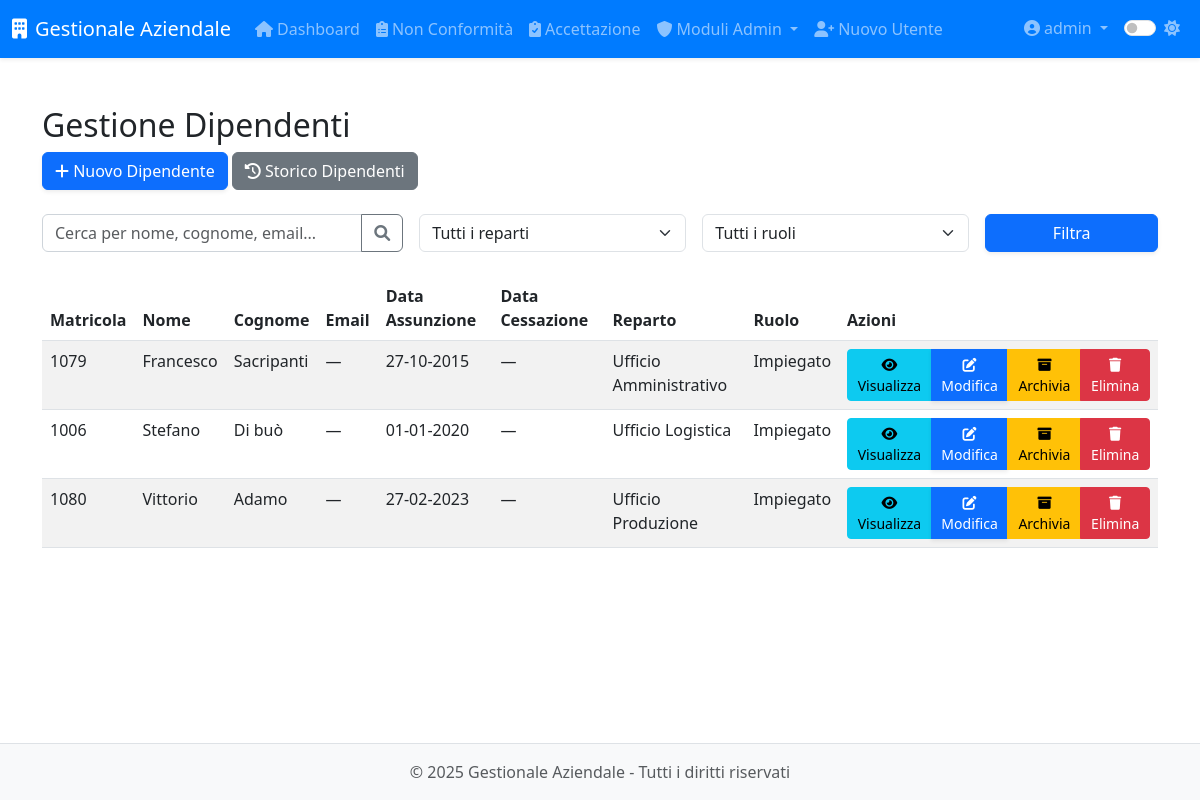
The page /modulo8/modulo8/dipendenti (signed in) on the database as committed earlier.
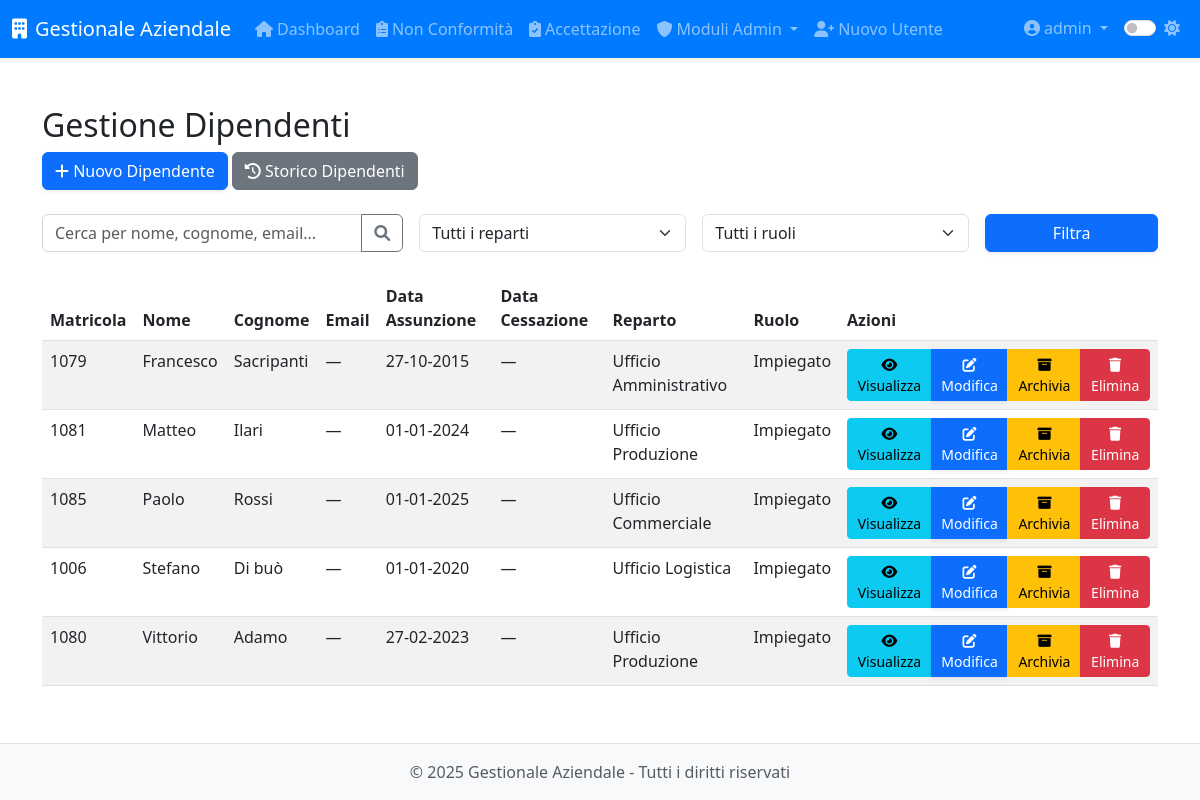
The same page on the database as committed later.
### app/models.py (models this page shows, shortened)
class User(UserMixin, db.Model):
    __tablename__ = 'users'
    id = db.Column(db.Integer, primary_key=True)
    username = db.Column(db.String(64), unique=True, nullable=False, index=True)
    email = db.Column(db.String(120))
    password_hash = db.Column(db.String(128), nullable=False)
    role = db.Column(db.String(20), default='operatore')  # 'operatore' o 'admin'
    created_at = db.Column(db.DateTime, default=datetime.utcnow)
    last_login = db.Column(db.DateTime)
    is_active = db.Column(db.Boolean, default=True)
    modulo1_entries = db.relationship('Modulo1Entry',
                               backref='author',
                               lazy='dynamic',
                               foreign_keys='Modulo1Entry.user_id')
    modulo5_entries = db.relationship('Modulo5Entry',
                               backref='author',
                               lazy='dynamic',
                               foreign_keys='Modulo5Entry.user_id')
    def is_admin(self):
        return self.role == 'admin'

class Dipendente(db.Model):
    __tablename__ = 'dipendente'
    id = db.Column(db.Integer, primary_key=True)
    nome = db.Column(db.String(100), nullable=False)
    cognome = db.Column(db.String(100), nullable=False)
    data_nascita = db.Column(db.Date, nullable=False)
    luogo_nascita = db.Column(db.String(100), nullable=False)
    provincia_nascita = db.Column(db.String(2), nullable=False)
    codice_fiscale = db.Column(db.String(16))
    email = db.Column(db.String(120))
    telefono = db.Column(db.String(20))
    matricola = db.Column(db.String(20), unique=True)
    reparto = db.Column(db.String(100))
    ruolo = db.Column(db.String(100))
    data_assunzione_somministrazione = db.Column(db.Date)
    agenzia_somministrazione = db.Column(db.String(100))
    data_assunzione_indeterminato = db.Column(db.Date)
    legge_104 = db.Column(db.Boolean, default=False)
    donatore_avis = db.Column(db.Boolean, default=False)
    indirizzo_residenza = db.Column(db.String(200))
    citta_residenza = db.Column(db.String(100))
    provincia_residenza = db.Column(db.String(2))
    cap_residenza = db.Column(db.String(5))
    data_cessazione = db.Column(db.Date)
    note = db.Column(db.Text)
    archiviato = db.Column(db.Boolean, default=False)
    created_by_id = db.Column(db.Integer, db.ForeignKey('users.id'))
    created_by = db.relationship('User', backref='dipendenti_creati')
    competenze = db.relationship('Competenza',
                               secondary='dipendente_competenza',
                               backref=db.backref('dipendenti', lazy='dynamic'))
    competenze_associate = db.relationship('DipendenteCompetenza',
                                         back_populates='dipendente',
                                         overlaps="competenze,dipendenti")
    vestiario = db.relationship('Inventory',
                              secondary='prelievi_vestiario',
                              backref='dipendenti')
    performance = db.relationship('Performance', back_populates='dipendente', cascade='all, delete-orphan')
    partecipazioni_corsi = db.relationship('PartecipazioneCorso', backref='dipendente', lazy=True)
    corsi_sicurezza = db.relationship('CorsoSicurezza', secondary='dipendente_corso_sicurezza',
                                    backref=db.backref('dipendenti', lazy=True))
    @property
    def data_cessazione_date(self):
        return self.data_cessazione.date() if self.data_cessazione else None

### app/routes/modulo8.py (the view, shortened to what this page needs)
@modulo8.route('/modulo8/dipendenti')
@login_required
@admin_required
def dipendenti():
    search = request.args.get('search', '')
    reparto = request.args.get('reparto', '')
    ruolo = request.args.get('ruolo', '')
    query = Dipendente.query.filter_by(archiviato=False)
    if reparto:
        query = query.filter(Dipendente.reparto == reparto)
    if ruolo:
        query = query.filter(Dipendente.ruolo == ruolo)
    dipendenti = query.order_by(Dipendente.nome).all()
    reparti = db.session.query(Dipendente.reparto).distinct().filter(Dipendente.reparto.isnot(None)).all()
    reparti = [r[0] for r in reparti]
    ruoli = db.session.query(Dipendente.ruolo).distinct().filter(Dipendente.ruolo.isnot(None)).all()
    ruoli = [r[0] for r in ruoli]
    now = datetime.utcnow()
    return render_template(
        'modulo8/dipendenti.html',
        dipendenti=dipendenti,
        now=now,
        reparti=reparti,
        ruoli=ruoli
    )

### app/models.py (called while the page is built)
@login_manager.user_loader
def load_user(id):
    return User.query.get(int(id))

### app/utils.py (called while the page is built)
def admin_required(f):
    @wraps(f)
    def decorated_function(*args, **kwargs):
        if not current_user.is_authenticated or not current_user.is_admin():
            abort(403)  # Accesso negato
        return f(*args, **kwargs)
    return decorated_function

### app/templates/modulo8/dipendenti.html (shortened to what this page needs)
{% extends 'base.html' %}
{% block content %}
<div class="module-view">
  <h2>Gestione Dipendenti</h2>
  <div class="mb-4">
    <a href="{{ url_for('modulo8.nuovo_dipendente') }}" class="btn btn-primary">
      <i class="fas fa-plus"></i> Nuovo Dipendente
    </a>
    <a href="{{ url_for('modulo8.storico_dipendenti') }}" class="btn btn-secondary">
      <i class="fas fa-history"></i> Storico Dipendenti
    </a>
  </div>
  <div class="search-container mb-4">
    <form action="{{ url_for('modulo8.dipendenti') }}" method="GET" class="row g-3">
      <div class="col-md-4">
        <div class="input-group">
          <input type="text" class="form-control" name="search" placeholder="Cerca per nome, cognome, email..." value="{{ request.args.get('search', '') }}">
          <button class="btn btn-outline-secondary" type="submit">
            <i class="fas fa-search"></i>
          </button>
        </div>
      </div>
      <div class="col-md-3">
        <select class="form-select" name="reparto">
          <option value="">Tutti i reparti</option>
        </select>
      </div>
      <div class="col-md-3">
        <select class="form-select" name="ruolo">
          <option value="">Tutti i ruoli</option>
        </select>
      </div>
      <div class="col-md-2">
        <button type="submit" class="btn btn-primary w-100">Filtra</button>
      </div>
    </form>
  </div>
  <table class="table table-striped">
    <thead>
      <tr>
        <th>Matricola</th>
        <th>Nome</th>
        <th>Cognome</th>
        <th>Email</th>
        <th>Data Assunzione</th>
        <th>Data Cessazione</th>
        <th>Reparto</th>
        <th>Ruolo</th>
        <th>Azioni</th>
      </tr>
    </thead>
    <tbody>
      {% for dip in dipendenti %}
      <tr>
        <td>{{ dip.matricola or '—' }}</td>
        <td>{{ dip.nome }}</td>
        <td>{{ dip.cognome }}</td>
        <td>{{ dip.email or '—' }}</td>
        <td>
          {% if dip.data_assunzione_indeterminato %}
            {{ dip.data_assunzione_indeterminato.strftime('%d-%m-%Y') }}
          {% elif dip.data_assunzione_somministrazione %}
            {{ dip.data_assunzione_somministrazione.strftime('%d-%m-%Y') }}
          {% else %}
            —
          {% endif %}
        </td>
        <td>{{ dip.data_cessazione_date.strftime('%d-%m-%Y') if dip.data_cessazione_date else '—' }}</td>
        <td>{{ dip.reparto or '—' }}</td>
        <td>{{ dip.ruolo or '—' }}</td>
        <td>
          <div class="btn-group">
            <a href="{{ url_for('modulo8.profilo_dipendente', id=dip.id) }}" class="btn btn-sm btn-info">
              <i class="fas fa-eye"></i> Visualizza
            </a>
            <a href="{{ url_for('modulo8.modifica_dipendente', id=dip.id) }}" class="btn btn-sm btn-primary">
              <i class="fas fa-edit"></i> Modifica
            </a>
            <button type="button" class="btn btn-sm btn-warning" data-bs-toggle="modal" data-bs-target="#archiveModal{{ dip.id }}">
              <i class="fas fa-archive"></i> Archivia
            </button>
            <button type="button" class="btn btn-sm btn-danger" data-bs-toggle="modal" data-bs-target="#deleteModal{{ dip.id }}">
              <i class="fas fa-trash"></i> Elimina
            </button>
          </div>
        </td>
      </tr>
      {% endfor %}
    </tbody>
  </table>
</div>
{% endblock %}

### app/templates/base.html (shortened to what this page needs)
<!DOCTYPE html>
<html lang="it">
<head>
    <link href="https://cdn.jsdelivr.net/npm/bootstrap@5.3.0-alpha1/dist/css/bootstrap.min.css" rel="stylesheet">
    <link rel="stylesheet" href="https://cdnjs.cloudflare.com/ajax/libs/font-awesome/6.0.0/css/all.min.css">
    <link id="theme-style" rel="stylesheet" href="{{ url_for('static', filename='css/theme-' + theme + '.css') }}">
    <link rel="stylesheet" href="{{ url_for('static', filename='css/style.css') }}">
    <link rel="stylesheet" href="{{ url_for('static', filename='css/modulo8.css') }}">
</head>
<body>
    <header class="navbar navbar-expand-lg navbar-dark bg-primary sticky-top shadow-sm">
        <div class="container-fluid">
            <a class="navbar-brand" href="{{ url_for('dashboard.index') }}">
                <i class="fas fa-building me-2"></i>{{ app_name }}
            </a>
            <div class="collapse navbar-collapse" id="navbarMain">
                {% if current_user.is_authenticated %}
                <ul class="navbar-nav me-auto">
                    <li class="nav-item">
                        <a class="nav-link" href="{{ url_for('dashboard.index') }}">
                            <i class="fas fa-home me-1"></i>Dashboard
                        </a>
                    </li>
                    <li class="nav-item">
                        <a class="nav-link" href="{{ url_for('modulo1.index') }}">
                            <i class="fas fa-clipboard-list me-1"></i>Non Conformità
                        </a>
                    </li>
                    <li class="nav-item">
                        <a class="nav-link" href="{{ url_for('modulo5.index') }}">
                            <i class="fas fa-clipboard-check me-1"></i>Accettazione
                        </a>
                    </li>
                    {% if current_user.is_admin() %}
                    <li class="nav-item dropdown">
                        <a class="nav-link dropdown-toggle" href="#" id="adminModulesDropdown" data-bs-toggle="dropdown">
                            <i class="fas fa-shield-alt me-1"></i>Moduli Admin
                        </a>
                    </li>
                    <li class="nav-item">
                        <a class="nav-link" href="{{ url_for('auth.register') }}">
                            <i class="fas fa-user-plus me-1"></i>Nuovo Utente
                        </a>
                    </li>
                    {% endif %}
                </ul>
                <ul class="navbar-nav ms-auto">
                    <li class="nav-item dropdown">
                        <a class="nav-link dropdown-toggle" href="#" id="userDropdown" data-bs-toggle="dropdown">
                            <i class="fas fa-user-circle me-1"></i>{{ current_user.username }}
                        </a>
                    </li>
                    <li class="nav-item">
                        <div class="nav-link">
                            <div class="form-check form-switch">
                                <input class="form-check-input" type="checkbox" id="darkModeToggle" {% if theme == 'dark' %}checked{% endif %}>
                                <label class="form-check-label" for="darkModeToggle">
                                    <i id="theme-icon" class="fas {% if theme == 'dark' %}fa-moon{% else %}fa-sun{% endif %}"></i>
                                </label>
                            </div>
                        </div>
                    </li>
                </ul>
                {% endif %}
            </div>
        </div>
    </header>
    <main class="container py-4">
        {% block content %}{% endblock %}
    </main>
    <footer class="footer mt-auto py-3 bg-light">
        <div class="container text-center">
            <span class="text-muted">&copy; {{ current_year }} {{ app_name }} - Tutti i diritti riservati</span>
        </div>
    </footer>
</body>
</html>

### app/static/css/theme-light.css (style rules this page uses)
:root { --primary-color: #007bff; --secondary-color: #6c757d; --bg-color: #ffffff; --text-color: #212529; --border-color: #dee2e6; --hover-bg: #f8f9fa; --card-bg: #ffffff; --card-border: #e9ecef; --input-bg: #ffffff; --input-border: #ced4da; --footer-bg: #f8f9fa; --footer-text: #6c757d; }
body { background-color: var(--bg-color); color: var(--text-color); transition: all 0.3s ease; }
.navbar-dark { background-color: var(--primary-color) !important; }
.form-control { background-color: var(--input-bg); border-color: var(--input-border); color: var(--text-color); }
.footer { background-color: var(--footer-bg) !important; color: var(--footer-text); border-top: 1px solid var(--border-color); }
.table { color: var(--text-color); }
.table-striped tbody tr:nth-of-type(odd) { background-color: rgba(0, 0, 0, 0.05); }

### app/static/css/style.css (style rules this page uses)
body { display: flex; flex-direction: column; min-height: 100vh; }
main { flex: 1; }
.btn-primary { box-shadow: 0 .125rem .25rem rgba(0,0,0,.075); }

Rows that differ between the two databases and show on the page:
added Dipendente: matricola "1081", nome "Matteo", cognome "Ilari", email "—", data_assunzione_indeterminato "01-01-2024", data_cessazione_date "—", reparto "Ufficio Produzione", ruolo "Impiegato"
added Dipendente: matricola "1085", nome "Paolo", cognome "Rossi", email "—", data_assunzione_somministrazione "01-01-2025", data_cessazione_date "—", reparto "Ufficio Commerciale", ruolo "Impiegato"
